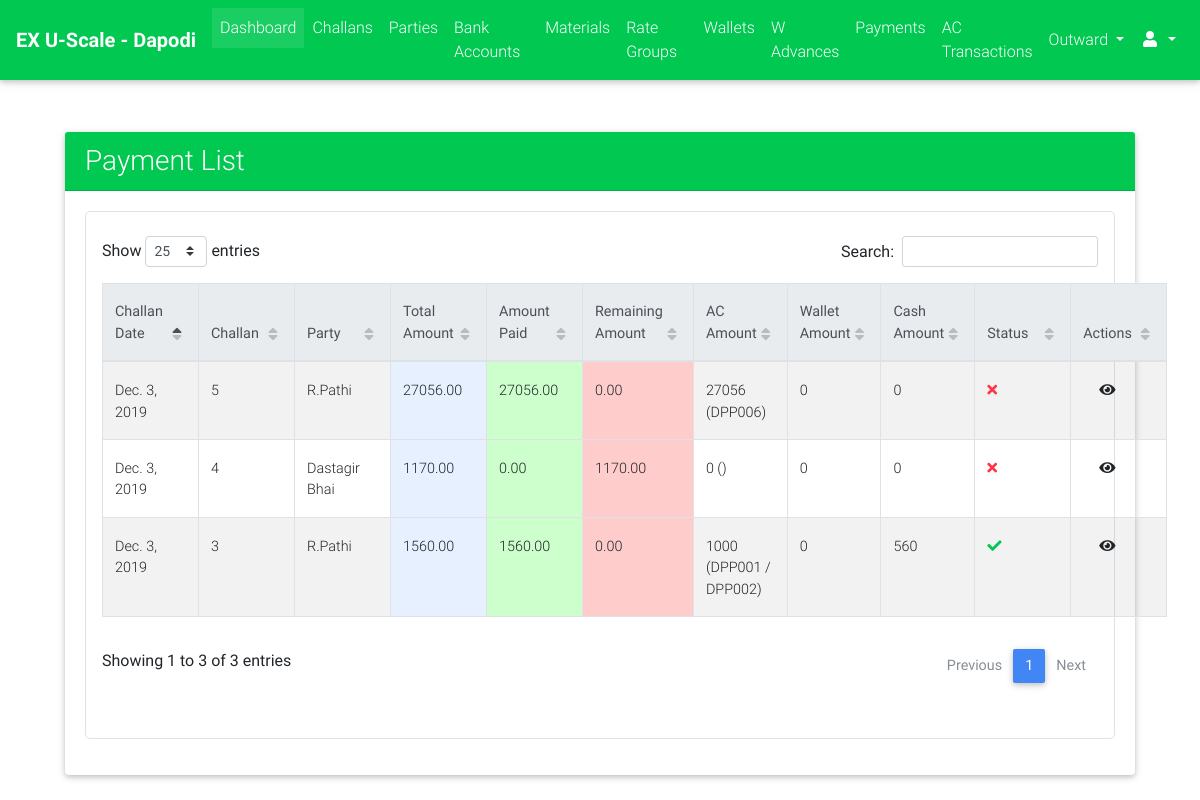
The app's page /cms_admin/payments/list/ (signed in), older data.
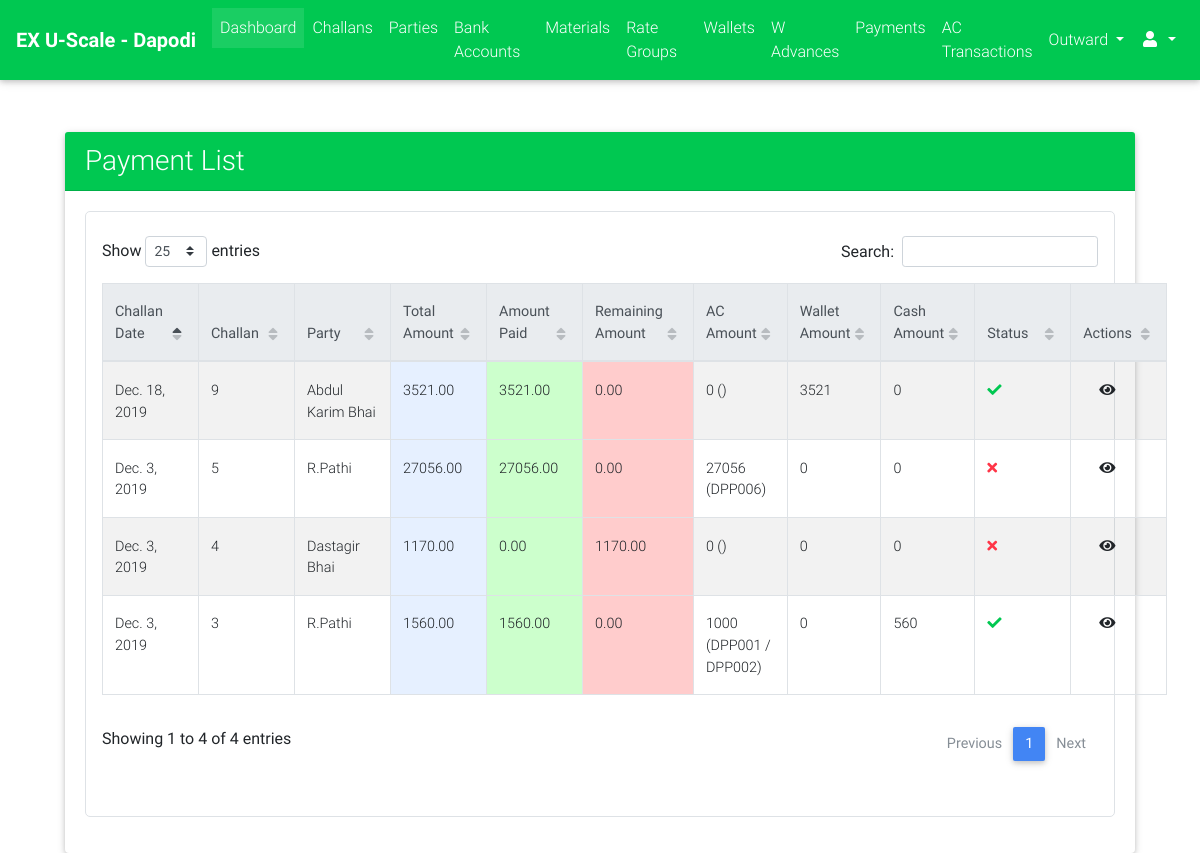
The same page, newer data.
### payments/models.py (models this page shows, shortened)
class Payment(models.Model):
    PAYMENT_MODE_CHOICES = (("DP", "Direct Payment"), ("AL", "Account Less"))
    PAYMENT_STATUS_CHOICES = (("PN", "Pending"), ("DN", "Done"))
    challan = models.OneToOneField("challans.Challan", on_delete=models.CASCADE)
    payment_mode = models.CharField(max_length=2, choices=PAYMENT_MODE_CHOICES, blank=True, null=True)
    status = models.CharField(max_length=2, choices=PAYMENT_STATUS_CHOICES, default="PN")
    payed_amount = models.DecimalField(max_digits=9, decimal_places=2, default=0.00)
    amount = models.DecimalField(max_digits=9, decimal_places=2, null=True, blank=True)
    image = models.ImageField(upload_to="payments/", blank=True, null=True)
    extra_info = models.TextField(blank=True)
    @property
    def get_admin_absolute_url(self):
        return reverse_lazy("cms_admin:payments_detail", kwargs={"id": self.id})
    @property
    def get_remaining_amount(self):
        return self.amount - self.payed_amount
    @property
    def get_wallet_tr_amount(self):
        return self.wallettransaction_set.aggregate(total=Sum("amount"))["total"] or Decimal(0.00)
    @property
    def get_cash_tr_amount(self):
        return self.cashtransaction_set.aggregate(total=Sum("amount"))["total"] or Decimal(0.00)
    @property
    def get_ac_tr_amount(self):
        return self.accounttransaction_set.aggregate(total=Sum("amount"))["total"] or Decimal(0.00)

class AccountTransaction(models.Model):
    STATUS_CHOICES = (("PN", "Pending"), ("DN", "Done"))
    payment_code = models.CharField(max_length=32, blank=True, null=True)
    payment = models.ForeignKey("Payment", on_delete=models.CASCADE)
    actr_no = models.CharField(verbose_name="Payment No", max_length=7, default=settings.ACTR_NO_PREFIX)
    serial_no = models.CharField(verbose_name="PY Serial No", max_length=7, blank=tuple, null=True)
    bank_account = models.ForeignKey("bank_accounts.BankAccount", on_delete=models.CASCADE, blank=True, null=True)
    payment_party = models.ForeignKey("payment_parties.PaymentParty", on_delete=models.SET_NULL, blank=True, null=True)
    amount = models.DecimalField(max_digits=9, decimal_places=2)
    created_on = models.DateField()
    payed_on = models.DateField(blank=True, null=True)
    extra_info = models.TextField(blank=True)
    photo = models.ImageField(upload_to="payments/account_transactions/photos/", blank=True, null=True)
    status = models.CharField(max_length=2, choices=STATUS_CHOICES, default="PN")

### challans/models.py (models this page shows, shortened)
class Challan(models.Model):
    STATUS_CHOICES = (("PN", "Pending"), ("DN", "Done"))
    created_by = models.ForeignKey(User, on_delete=models.PROTECT)
    party = models.ForeignKey("parties.Party", on_delete=models.CASCADE)
    challan_no = models.PositiveIntegerField(unique=True
                                             )
    vehicle_details = models.CharField(max_length=128, blank=True, null=True)
    weights_amount = models.DecimalField(max_digits=9, decimal_places=2, default=decimal.Decimal(0.00))
    extra_charges = models.DecimalField(verbose_name="Kata Charges", max_digits=9, decimal_places=2,
                                        default=decimal.Decimal(0.00), validators=[MinValueValidator(limit_value=0), MaxValueValidator(limit_value=100)])
    round_amount = models.DecimalField(max_digits=4, decimal_places=2, default=decimal.Decimal(0.00), validators=[MinValueValidator(limit_value=-10), MaxValueValidator(limit_value=10)])
    total_amount = models.DecimalField(max_digits=9, decimal_places=2, default=decimal.Decimal(0.00), validators=[MinValueValidator(limit_value=0)])
    image = models.ImageField(upload_to="payments/", blank=True, null=True)
    extra_info = models.TextField(blank=True)
    created_on = models.DateField(verbose_name="Challan Date")
    updated_on = models.DateTimeField(auto_now=True)
    is_entries_done = models.BooleanField(default=False)
    is_reports_done = models.BooleanField(default=False)
    is_rates_assigned = models.BooleanField(default=False)
    is_payed = models.BooleanField(default=False)
    status = models.CharField(max_length=2, choices=STATUS_CHOICES, default="PN")

### parties/models.py (models this page shows, shortened)
class Party(models.Model):
    RATE_TYPE_CHOICES = (("GR", "Group Rate"), ("IR", "Individual Rate"))
    rate_type = models.CharField(max_length=2, choices=RATE_TYPE_CHOICES)
    rate_group = models.ForeignKey("rates.RateGroup", on_delete=models.PROTECT, blank=True, null=True)
    name = models.CharField(max_length=128)
    party_code = models.CharField(max_length=32, blank=True)
    address = models.TextField(blank=True)
    phone = models.CharField(max_length=13)
    whatsapp = models.CharField(max_length=13, blank=True)
    email = models.EmailField(blank=True, null=True)
    extra_info = models.TextField(blank=True)
    is_wallet_party = models.BooleanField(default=False)
    is_active = models.BooleanField(default=True)
    def __str__(self):
        return self.name
    class Meta:
        verbose_name = "Party"
        verbose_name_plural = "Parties"

### cms_admin/views.py (the view)
class PaymentListView(ExecutiveRequiredMixin, ListView):
    model = Payment
    template_name = "cms_admin/payments/list.html"
    context_object_name = "payments"
    ordering = "-id"

### cms_admin/views.py (called while the page is built)
    def test_func(self):
        return self.request.user.is_superuser or self.request.user.is_staff

### portal/templatetags/constant_tags.py (called while the page is built)
@register.simple_tag
def get_branch_name():
    return settings.BRANCH_NAME

### cms_admin/templates/cms_admin/payments/list.html (shortened to what this page needs)
{% extends "cms_admin/base.html" %}
{% load crispy_forms_tags %}
{% load static %}
{% block custom_links %}
    <link href="{% static "css/addons/datatables.min.css" %}" rel="stylesheet">
    <link href="{% static "css/addons/datatables-select.min.css" %}" rel="stylesheet">
{% endblock %}
{% block content %}
    <br><br>
    <div class="col-lg-11 m-auto">
        <div class="card">
            <div class="card-header bg-success text-white">
                <h3 class="m-auto">Payment List</h3>
            </div>
            <div class="card-body">
                 <div class="table p-3 border" style="border-radius: 5px">
                     <table id="dt-basic-checkbox" class="table table-striped table-bordered" cellspacing="0" width="100%">
                         <thead class="thead-light">
                            <th class="th-sm">Challan Date</th>
                            <th class="th-sm">Challan</th>
                            <th class="th-sm">Party</th>
                            <th class="th-sm">Total Amount</th>
                            <th class="th-sm">Amount Paid</th>
                            <th class="th-sm">Remaining Amount</th>
                            <th>AC Amount</th>
                            <th>Wallet Amount</th>
                            <th>Cash Amount</th>
                            <th class="th-sm">Status</th>
                            <th class="th-sm">Actions</th>
                         </thead>
                         <tbody>
                             {% if payments %}
                                 {% for payment in payments %}
                                     <tr>
                                         <td>{{ payment.challan.created_on }}</td>
                                         <td>{{ payment.challan.challan_no }}</td>
                                        <td>{{ payment.challan.party }}</td>
                                        <td class="bg-info-us">{{ payment.amount }}</td>
                                        <td class="bg-success-us">{{ payment.payed_amount }}</td>
                                        <td class="bg-danger-us">{{ payment.get_remaining_amount }}</td>
                                        <td>{{ payment.get_ac_tr_amount }} ({% for actr in payment.accounttransaction_set.all %}{{ actr.actr_no }}{% if not forloop.last %} / {% endif %}{% endfor %})</td>
                                        <td>{{ payment.get_wallet_tr_amount }}</td>
                                        <td>{{ payment.get_cash_tr_amount }}</td>
                                        <td>
                                            {% if payment.status == "DN" %}
                                                <i class="fa fa-check text-success"></i>
                                            {% else %}
                                                <i class="fa fa-times text-danger"></i>
                                            {% endif %}
                                        </td>
                                        <td class="m-auto">
                                            <a class="m-3" href="{{ payment.get_admin_absolute_url }}"><i class="fa fa-eye"></i></a>
                                        </td>
                                     </tr>
                                 {% endfor %}
                             {% else %}
                                 <span class="text-black-50 font-weight-bold">No Parties Found</span>
                             {% endif %}
                         </tbody>
                    </table>
                 </div>
            </div>
        </div>
    </div>
{% endblock %}

### cms_admin/templates/cms_admin/base.html (shortened to what this page needs)
{% load static %}
{% load constant_tags %}
<!DOCTYPE html>
<html lang="en">
<head>
    <link rel="stylesheet" href="https://use.fontawesome.com/releases/v5.8.2/css/all.css">
    <link href="{% static "css/bootstrap.min.css" %}" rel=  "stylesheet">
    <link href="{% static "css/mdb.min.css" %}" rel="stylesheet">
    <link href="{% static "css/style.css" %}" rel="stylesheet">
    <link href="https://cdnjs.cloudflare.com/ajax/libs/jqueryui/1.12.1/jquery-ui.min.css" rel="stylesheet">
    <link href="{% static "css/addons/datatables.min.css" %}" rel="stylesheet">
    <link href="{% static "css/addons/datatables-select.min.css" %}" rel="stylesheet">
    {% block custom_links %}
    {% endblock %}
</head>
<body style="">
    {% if user.is_authenticated %}
        {% include "cms_admin/header.html" %}
    {% endif %}
    {% block content %}
    {% endblock %}
</body>
</html>

### cms_admin/templates/cms_admin/header.html (shortened to what this page needs)
{% load static  %}
{% load constant_tags %}
<nav class="mb-1 navbar navbar-expand-lg navbar-dark success-color">
  <a class="navbar-brand font-weight-bold" href="#">EX U-Scale - {% get_branch_name %}</a>
  <div class="collapse navbar-collapse" id="navbarSupportedContent-333">
    <ul class="navbar-nav mr-auto">
      <li class="nav-item active">
        <a class="nav-link" href="{% url "portal:home" %}">Dashboard
        </a>
      </li>
      <li class="nav-item">
        <a class="nav-link" href="{% url "challans:list" %}">Challans</a>
      </li>
      <li class="nav-item">
        <a class="nav-link" href="{% url "parties:list" %}">Parties</a>
      </li>
      <li class="nav-item">
        <a class="nav-link" href="{% url "bank_accounts:list" %}">Bank Accounts</a>
      </li>
      <li class="nav-item">
        <a class="nav-link" href="{% url "materials:list" %}">Materials</a>
      </li>
      <li class="nav-item">
        <a class="nav-link" href="{% url "rates:rate_group_list" %}">Rate Groups</a>
      </li>
      <li class="nav-item">
          <a class="nav-link bg-success" href="{% url "cms_admin:wallet_list" %}">Wallets</a>
      </li>
      <li class="nav-item">
          <a class="nav-link bg-success" href="{% url "cms_admin:wallet_advances_list" %}">W Advances</a>
      </li>
      <li class="nav-item">
        <a class="nav-link" href="{% url "cms_admin:payments_list" %}">Payments</a>
      </li>
      <li class="nav-item">
          <a class="nav-link bg-success" href="{% url "cms_admin:account_transactions_list" %}">AC Transactions</a>
      </li>
    </ul>
    <ul class="navbar-nav ml-auto nav-flex-icons">
      <li class="nav-item dropdown">
        <a class="nav-link dropdown-toggle" id="navbarDropdownMenuLink-333" data-toggle="dropdown"
          aria-haspopup="true" aria-expanded="false">
            Outward
        </a>
      </li>
    </ul>
    <ul class="navbar-nav ml-auto nav-flex-icons">
      <li class="nav-item dropdown">
        <a class="nav-link dropdown-toggle" id="navbarDropdownMenuLink-333" data-toggle="dropdown"
          aria-haspopup="true" aria-expanded="false">
          <i class="fas fa-user"></i>
        </a>
      </li>
    </ul>
  </div>
</nav>

### portal/static/css/style.css (style rules this page uses)
.bg-info-us { background-color: #e6f0ff!important; }
.bg-success-us { background-color: #ccffcc!important; }
.bg-danger-us { background-color: #ffcccc!important; }

Row changes from the older to the newer data that the page shows:
added Payment: challan.created_on "Dec. 18, 2019", challan.challan_no "9", challan.party "Abdul Karim Bhai", amount "3521.00", payed_amount "3521.00", get_remaining_amount "0.00", get_ac_tr_amount "0", get_wallet_tr_amount "3521", get_cash_tr_amount "0", status "DN" (drawn)
Text that changed along with them:
text written by a page script: "Show entries Search: Showing 1 to 3 of 3 entries Previous 1 Next" → "Show entries Search: Showing 1 to 4 of 4 entries Previous 1 Next"
